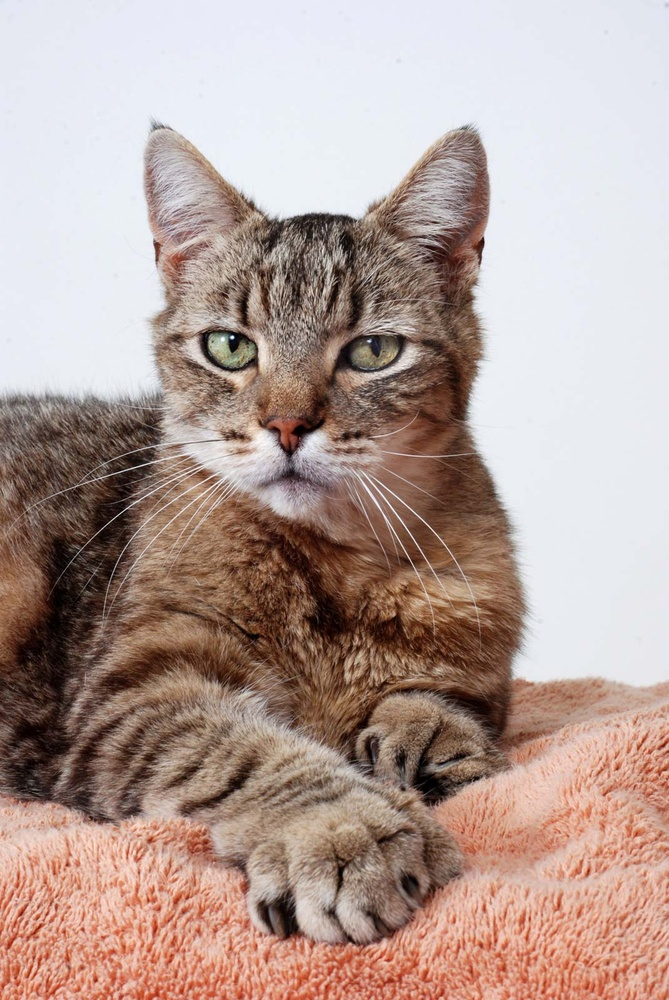
#> input picture teest2.jpg, 669 x 1000 px, shrunk from 1071 x 1600 before the run
$ python main.py
#> lines starting #> are read from the running program, lines starting #| are printed output that depends on the picture; after the words box and inside, x2 and y2 are one past the last pixel; in counts of white or black regions, pixels touching at a corner belong together
import cv2

from contour_iterator import ContourIterator

def main():
    temp = cv2.imread('teest2.jpg', cv2.IMREAD_UNCHANGED)
#> temp is the input picture: shape (1000, 669, 3); mean B, G, R 151.7, 158.8, 180.2
    blur = cv2.blur(temp, (5, 5))
    canny = cv2.Canny(blur, 30, 150)
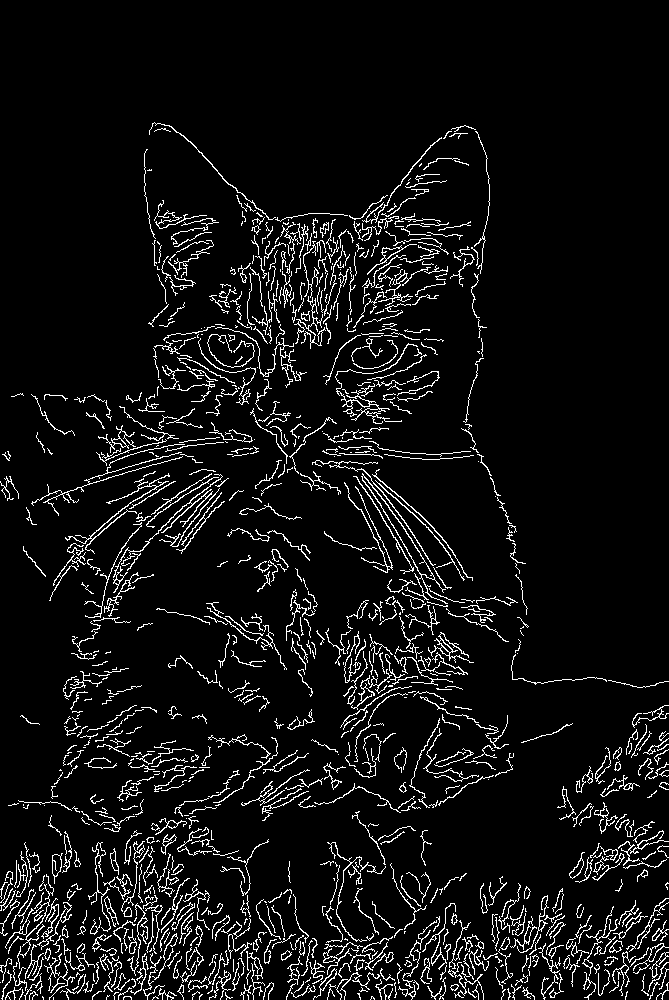
#> canny: shape (1000, 669); 6.8% white in thin lines or dots, all inside (x1, y1, x2, y2) = (0, 122, 669, 1000)
    contours, _ = cv2.findContours(canny, cv2.RETR_TREE, cv2.CHAIN_APPROX_SIMPLE)
#> contours = 1055 contours, 842 with area under 20; largest, box (x1, y1, x2, y2) and area: (361, 473, 448, 604) 956, (362, 475, 435, 580) 813, (335, 343, 418, 424) 174, (113, 474, 223, 593) 169, (52, 853, 63, 884) 165
    cv2.drawContours(canny, contours, -1, 255, 2)
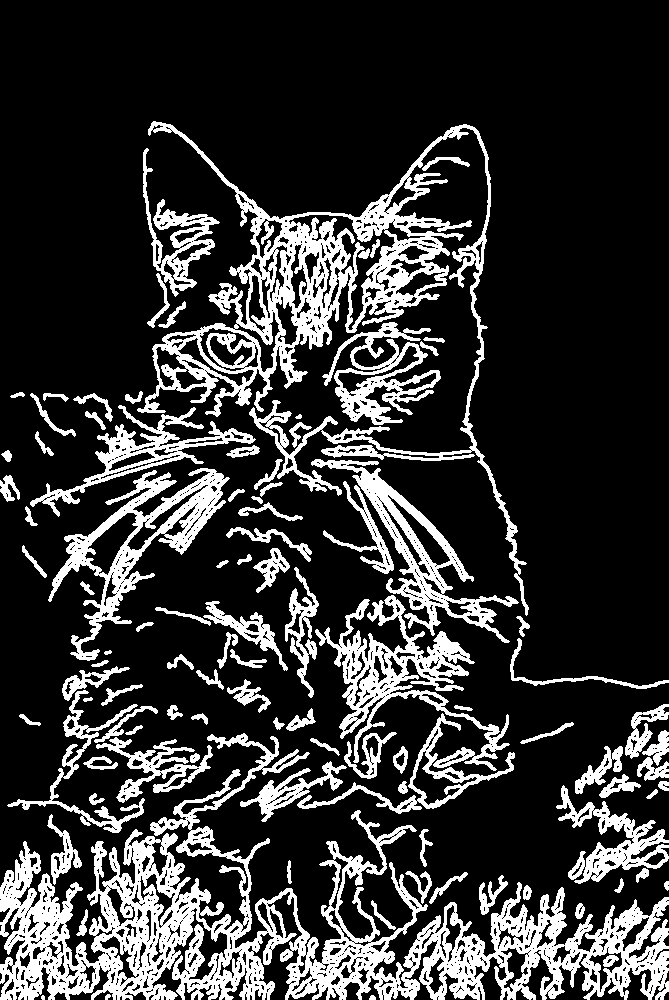
#> canny: shape (1000, 669); 20.8% white; 101 white regions (1 under 20 px), largest, box (x1, y1, x2, y2) and area: (0, 733, 669, 1000) 47038, (137, 121, 529, 616) 26972, (315, 595, 510, 771) 8132
    canny = 255 - canny

    cv2.imwrite('out.jpg', canny)

#> (the run stopped early here; a loop or call above may not have finished)
